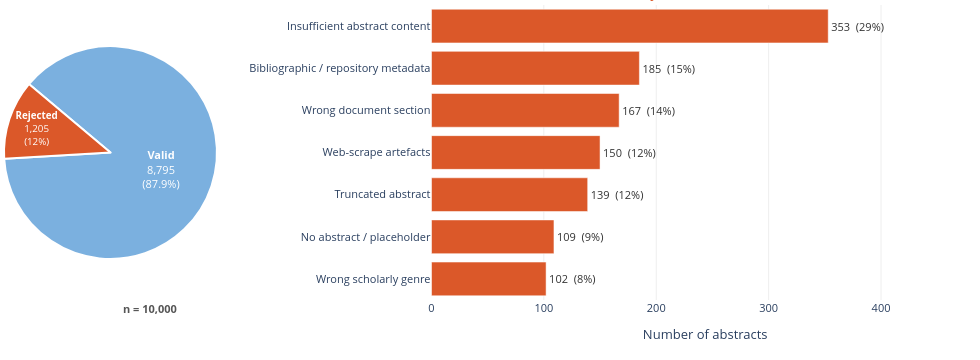

The notebook cell saved with this chart:
### Code cell
fig = make_subplots(
    rows=1, cols=2,
    column_widths=[0.28, 0.72],
    specs=[[{'type': 'pie'}, {'type': 'bar'}]],
    horizontal_spacing=0.22,   # increased to push bar y-axis labels away from the pie
)

# --- Left panel: pie chart ---
# rotation=310 positions "Rejected" on the right side of the pie, facing the bar chart
fig.add_trace(
    go.Pie(
        labels=['Valid', 'Rejected'],
        values=[n_valid_10k, n_rejected_10k],
        marker=dict(
            colors=['#7BB0DF', '#DB5829'],
            line=dict(color='white', width=2),
        ),
        textinfo='label+percent',
        texttemplate='<b>%{label}</b><br>%{value:,}<br>(%{percent})',
        textposition='inside',
        insidetextorientation='horizontal',
        textfont=dict(size=11, color='white'),
        hovertemplate='%{label}: %{value:,} (%{percent})<extra></extra>',
        hole=0,
        sort=False,
        direction='clockwise',
        rotation=310,  # Rejected slice faces right, toward the bar chart
        showlegend=False,
    ),
    row=1, col=1,
)

# --- Right panel: horizontal bar chart ---
# Reverse so largest is at top
bar_labels = fm_labels[::-1]
bar_counts = fm_counts[::-1]
bar_pcts = [c / total_fm * 100 for c in bar_counts]
bar_text = [f'{c}  ({p:.0f}%)' for c, p in zip(bar_counts, bar_pcts)]

fig.add_trace(
    go.Bar(
        y=bar_labels,
        x=bar_counts,
        orientation='h',
        marker=dict(color='#DB5829', line=dict(color='white', width=0.5)),  # matches Rejected slice
        text=bar_text,
        textposition='outside',
        textfont=dict(size=11, color='#333'),
        hovertemplate='%{y}: %{x}<extra></extra>',
        showlegend=False,
    ),
    row=1, col=2,
)

fig.update_layout(
    width=980,
    height=360,
    margin=dict(l=1, r=1, t=5, b=60),
    # title=dict(
    #     text=f'Distribution of abstract integrity failures across {N_10k:,} OpenAlex abstracts',
    #     font=dict(size=14),
    #     x=0.5,
    #     xanchor='center',
    # ),
    font=dict(size=11),
    plot_bgcolor='white',
    paper_bgcolor='white',
)

# Style the bar axis
fig.update_xaxes(
    title_text='Number of abstracts',
    row=1, col=2,
    showgrid=True,
    gridcolor='#EEEEEE',
    zeroline=False,
    range=[0, max(fm_counts) * 1.38],
)
fig.update_yaxes(
    row=1, col=2,
    tickfont=dict(size=11),
)

# "n = 10,000" below the pie
fig.add_annotation(
    text=f'<b>n = {N_10k:,}</b>',
    x=0.12, y=-0.06,
    xref='paper', yref='paper',
    showarrow=False,
    font=dict(size=11, color='#555'),
)

# "Breakdown of rejected" header above the bar chart, colored to match the Rejected slice
fig.add_annotation(
    text=f'<b>Breakdown of {total_fm:,} rejected</b>',
    x=0.70, y=1.07,
    xref='paper', yref='paper',
    showarrow=False,
    font=dict(size=11, color='#DB5829'),
)

fig.show()

### Figure 1 — Plotly figure (JSON) as saved in the notebook; plotly's stock layout.template omitted (floating-point values rounded to 4 significant figures)
{"data": [{"direction": "clockwise", "domain": {"x": [0, 0.2184], "y": [0, 1]}, "hole": 0, "hovertemplate": "%{label}: %{value:,} (%{percent})<extra></extra>", "insidetextorientation": "horizontal", "labels": ["Valid", "Rejected"], "marker": {"colors": ["#7BB0DF", "#DB5829"], "line": {"color": "white", "width": 2}}, "rotation": -50, "showlegend": false, "sort": false, "textfont": {"color": "white", "size": 11}, "textinfo": "label+percent", "textposition": "inside", "texttemplate": "<b>%{label}</b><br>%{value:,}<br>(%{percent})", "type": "pie", "values": [8795, 1205]}, {"hovertemplate": "%{y}: %{x}<extra></extra>", "marker": {"color": "#DB5829", "line": {"color": "white", "width": 0.5}}, "orientation": "h", "showlegend": false, "text": ["102  (8%)", "109  (9%)", "139  (12%)", "150  (12%)", "167  (14%)", "185  (15%)", "353  (29%)"], "textfont": {"color": "#333", "size": 11}, "textposition": "outside", "type": "bar", "x": [102, 109, 139, 150, 167, 185, 353], "xaxis": "x", "y": ["Wrong scholarly genre", "No abstract / placeholder", "Truncated abstract", "Web-scrape artefacts", "Wrong document section", "Bibliographic / repository metadata", "Insufficient abstract content"], "yaxis": "y"}], "layout": {"annotations": [{"font": {"color": "#555", "size": 11}, "showarrow": false, "text": "<b>n = 10,000</b>", "x": 0.12, "xref": "paper", "y": -0.06, "yref": "paper"}, {"font": {"color": "#DB5829", "size": 11}, "showarrow": false, "text": "<b>Breakdown of 1,205 rejected</b>", "x": 0.7, "xref": "paper", "y": 1.07, "yref": "paper"}], "font": {"size": 11}, "height": 360, "margin": {"b": 60, "l": 1, "r": 1, "t": 5}, "paper_bgcolor": "white", "plot_bgcolor": "white", "width": 980, "xaxis": {"anchor": "y", "domain": [0.4384, 1], "gridcolor": "#EEEEEE", "range": [0, 487.1], "showgrid": true, "title": {"text": "Number of abstracts"}, "zeroline": false}, "yaxis": {"anchor": "x", "domain": [0, 1], "tickfont": {"size": 11}}}}
